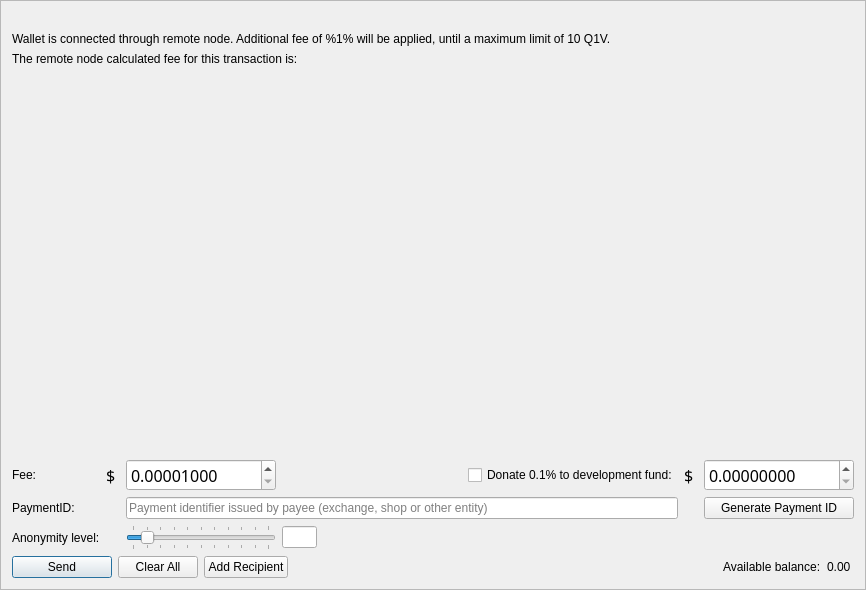
<?xml version="1.0" encoding="UTF-8"?>
<ui version="4.0">
 <class>SendFrame</class>
 <widget class="QFrame" name="SendFrame">
  <property name="geometry">
   <rect>
    <x>0</x>
    <y>0</y>
    <width>866</width>
    <height>590</height>
   </rect>
  </property>
  <property name="windowTitle">
   <string>Frame</string>
  </property>
  <property name="frameShape">
   <enum>QFrame::StyledPanel</enum>
  </property>
  <property name="frameShadow">
   <enum>QFrame::Raised</enum>
  </property>
  <layout class="QVBoxLayout" name="m_send_frame_main_layout">
   <item>
    <widget class="QScrollArea" name="m_transfersScrollarea">
     <property name="frameShape">
      <enum>QFrame::NoFrame</enum>
     </property>
     <property name="widgetResizable">
      <bool>true</bool>
     </property>
     <widget class="QWidget" name="scrollAreaWidgetContents">
      <property name="geometry">
       <rect>
        <x>0</x>
        <y>0</y>
        <width>846</width>
        <height>439</height>
       </rect>
      </property>
      <layout class="QVBoxLayout" name="m_send_frame_layout">
       <property name="leftMargin">
        <number>0</number>
       </property>
       <property name="topMargin">
        <number>0</number>
       </property>
       <property name="rightMargin">
        <number>0</number>
       </property>
       <property name="bottomMargin">
        <number>0</number>
       </property>
       <item>
        <layout class="QGridLayout" name="gridLayoutMessages">
         <item row="0" column="0" colspan="3">
          <widget class="QLabel" name="m_descriptionFromCounterParty">
           <property name="text">
            <string/>
           </property>
          </widget>
         </item>
         <item row="1" column="0" colspan="3">
          <widget class="QLabel" name="m_remote_label">
           <property name="font">
            <font>
             <weight>50</weight>
             <bold>false</bold>
            </font>
           </property>
           <property name="text">
            <string>Wallet is connected through remote node. Additional fee of %1% will be applied, until a maximum limit of 10 Q1V.</string>
           </property>
          </widget>
         </item>
         <item row="2" column="0">
          <widget class="QLabel" name="m_remote_fee_help">
           <property name="text">
            <string>The remote node calculated fee for this transaction is:</string>
           </property>
          </widget>
         </item>
         <item row="2" column="1">
          <widget class="QLabel" name="m_remote_fee_value">
           <property name="sizeHint" stdset="0">
            <size>
             <width>6</width>
             <height>14</height>
            </size>
           </property>
           <property name="text">
            <string notr="true"/>
           </property>
          </widget>
         </item>
        </layout>
       </item>
       <item>
        <spacer name="verticalSpacer">
         <property name="orientation">
          <enum>Qt::Vertical</enum>
         </property>
         <property name="sizeHint" stdset="0">
          <size>
           <width>20</width>
           <height>445</height>
          </size>
         </property>
        </spacer>
       </item>
      </layout>
     </widget>
    </widget>
   </item>
   <item>
    <layout class="QGridLayout" name="gridLayout">
     <property name="topMargin">
      <number>5</number>
     </property>
     <item row="5" column="3">
      <widget class="QLineEdit" name="m_mixinEdit">
       <property name="minimumSize">
        <size>
         <width>35</width>
         <height>0</height>
        </size>
       </property>
       <property name="maximumSize">
        <size>
         <width>30</width>
         <height>16777215</height>
        </size>
       </property>
       <property name="text">
        <string notr="true"/>
       </property>
       <property name="maxLength">
        <number>5</number>
       </property>
       <property name="alignment">
        <set>Qt::AlignCenter</set>
       </property>
       <property name="readOnly">
        <bool>true</bool>
       </property>
      </widget>
     </item>
     <item row="1" column="0">
      <widget class="QLabel" name="label">
       <property name="text">
        <string>Fee:</string>
       </property>
      </widget>
     </item>
     <item row="5" column="2">
      <widget class="QSlider" name="m_mixinSlider">
       <property name="maximumSize">
        <size>
         <width>150</width>
         <height>16777215</height>
        </size>
       </property>
       <property name="baseSize">
        <size>
         <width>200</width>
         <height>0</height>
        </size>
       </property>
       <property name="maximum">
        <number>10</number>
       </property>
       <property name="pageStep">
        <number>1</number>
       </property>
       <property name="value">
        <number>1</number>
       </property>
       <property name="sliderPosition">
        <number>1</number>
       </property>
       <property name="tracking">
        <bool>false</bool>
       </property>
       <property name="orientation">
        <enum>Qt::Horizontal</enum>
       </property>
       <property name="tickPosition">
        <enum>QSlider::TicksBothSides</enum>
       </property>
       <property name="tickInterval">
        <number>1</number>
       </property>
      </widget>
     </item>
     <item row="5" column="0">
      <widget class="QLabel" name="label_2">
       <property name="text">
        <string>Anonymity level:</string>
       </property>
      </widget>
     </item>
     <item row="1" column="4">
      <widget class="QCheckBox" name="donateCheckBox">
       <property name="text">
        <string>Donate 0.1% to development fund:</string>
       </property>
       <property name="checked">
        <bool>false</bool>
       </property>
      </widget>
     </item>
     <item row="3" column="0">
      <widget class="QLabel" name="label_6">
       <property name="text">
        <string>PaymentID:</string>
       </property>
      </widget>
     </item>
     <item row="3" column="2" colspan="3">
      <widget class="QLineEdit" name="m_paymentIdEdit">
       <property name="maxLength">
        <number>64</number>
       </property>
       <property name="placeholderText">
        <string>Payment identifier issued by payee (exchange, shop or other entity)</string>
       </property>
      </widget>
     </item>
     <item row="1" column="2">
      <widget class="QDoubleSpinBox" name="m_feeSpin">
       <property name="minimumSize">
        <size>
         <width>150</width>
         <height>0</height>
        </size>
       </property>
       <property name="baseSize">
        <size>
         <width>150</width>
         <height>0</height>
        </size>
       </property>
       <property name="font">
        <font>
         <family>quan-project</family>
         <pointsize>12</pointsize>
        </font>
       </property>
       <property name="cursor">
        <cursorShape>IBeamCursor</cursorShape>
       </property>
       <property name="locale">
        <locale language="English" country="UnitedStates"/>
       </property>
       <property name="suffix">
        <string/>
       </property>
       <property name="decimals">
        <number>8</number>
       </property>
       <property name="minimum">
        <double>0.000010000000000</double>
       </property>
       <property name="maximum">
        <double>10.000000000000000</double>
       </property>
       <property name="singleStep">
        <double>0.000010000000000</double>
       </property>
       <property name="value">
        <double>0.000010000000000</double>
       </property>
      </widget>
     </item>
     <item row="3" column="6">
      <widget class="QPushButton" name="m_generatePaymentIdButton">
       <property name="sizePolicy">
        <sizepolicy hsizetype="Preferred" vsizetype="Fixed">
         <horstretch>0</horstretch>
         <verstretch>0</verstretch>
        </sizepolicy>
       </property>
       <property name="maximumSize">
        <size>
         <width>200</width>
         <height>16777215</height>
        </size>
       </property>
       <property name="text">
        <string>Generate Payment ID</string>
       </property>
      </widget>
     </item>
     <item row="1" column="6">
      <widget class="QDoubleSpinBox" name="m_donateSpin">
       <property name="minimumSize">
        <size>
         <width>150</width>
         <height>0</height>
        </size>
       </property>
       <property name="maximumSize">
        <size>
         <width>16777215</width>
         <height>16777215</height>
        </size>
       </property>
       <property name="baseSize">
        <size>
         <width>150</width>
         <height>0</height>
        </size>
       </property>
       <property name="font">
        <font>
         <family>quan-project</family>
         <pointsize>12</pointsize>
        </font>
       </property>
       <property name="cursor">
        <cursorShape>IBeamCursor</cursorShape>
       </property>
       <property name="locale">
        <locale language="English" country="UnitedStates"/>
       </property>
       <property name="decimals">
        <number>8</number>
       </property>
       <property name="maximum">
        <double>10.000000000000000</double>
       </property>
       <property name="singleStep">
        <double>0.100000000000000</double>
       </property>
      </widget>
     </item>
     <item row="1" column="3">
      <spacer name="horizontalSpacer">
       <property name="orientation">
        <enum>Qt::Horizontal</enum>
       </property>
       <property name="sizeType">
        <enum>QSizePolicy::Expanding</enum>
       </property>
       <property name="sizeHint" stdset="0">
        <size>
         <width>100</width>
         <height>20</height>
        </size>
       </property>
      </spacer>
     </item>
     <item row="1" column="1">
      <widget class="QLabel" name="sendticker1">
       <property name="font">
        <font>
         <family>quan-project</family>
         <pointsize>12</pointsize>
        </font>
       </property>
       <property name="text">
        <string>$ </string>
       </property>
      </widget>
     </item>
     <item row="1" column="5">
      <widget class="QLabel" name="sendticker2">
       <property name="font">
        <font>
         <family>quan-project</family>
         <pointsize>12</pointsize>
        </font>
       </property>
       <property name="text">
        <string>$ </string>
       </property>
      </widget>
     </item>
    </layout>
   </item>
   <item>
    <layout class="QHBoxLayout" name="horizontalLayout">
     <item>
      <widget class="QPushButton" name="m_sendButton">
       <property name="minimumSize">
        <size>
         <width>100</width>
         <height>0</height>
        </size>
       </property>
       <property name="text">
        <string>Send</string>
       </property>
       <property name="icon">
        <iconset resource="../../resources.qrc">
         <normaloff>:/icons/btn-send</normaloff>:/icons/btn-send</iconset>
       </property>
       <property name="default">
        <bool>true</bool>
       </property>
      </widget>
     </item>
     <item>
      <widget class="QPushButton" name="m_clearAllButton">
       <property name="text">
        <string>Clear All</string>
       </property>
       <property name="icon">
        <iconset resource="../../resources.qrc">
         <normaloff>:/icons/remove</normaloff>:/icons/remove</iconset>
       </property>
      </widget>
     </item>
     <item>
      <widget class="QPushButton" name="m_addRecipientButton">
       <property name="text">
        <string>Add Recipient</string>
       </property>
       <property name="icon">
        <iconset resource="../../resources.qrc">
         <normaloff>:/icons/add_recepient</normaloff>:/icons/add_recepient</iconset>
       </property>
      </widget>
     </item>
     <item>
      <spacer name="horizontalSpacer_2">
       <property name="orientation">
        <enum>Qt::Horizontal</enum>
       </property>
       <property name="sizeHint" stdset="0">
        <size>
         <width>40</width>
         <height>20</height>
        </size>
       </property>
      </spacer>
     </item>
     <item>
      <widget class="QLabel" name="label_4">
       <property name="text">
        <string>Available balance:</string>
       </property>
      </widget>
     </item>
     <item>
      <widget class="QLabel" name="m_balanceLabel">
       <property name="text">
        <string notr="true">0.00 </string>
       </property>
      </widget>
     </item>
    </layout>
   </item>
  </layout>
 </widget>
 <tabstops>
  <tabstop>m_feeSpin</tabstop>
  <tabstop>donateCheckBox</tabstop>
  <tabstop>m_donateSpin</tabstop>
  <tabstop>m_paymentIdEdit</tabstop>
  <tabstop>m_mixinSlider</tabstop>
  <tabstop>m_mixinEdit</tabstop>
  <tabstop>m_sendButton</tabstop>
  <tabstop>m_clearAllButton</tabstop>
  <tabstop>m_addRecipientButton</tabstop>
  <tabstop>m_transfersScrollarea</tabstop>
 </tabstops>
 <resources>
  <include location="../../resources.qrc"/>
 </resources>
 <connections>
  <connection>
   <sender>m_addRecipientButton</sender>
   <signal>clicked()</signal>
   <receiver>SendFrame</receiver>
   <slot>addRecipientClicked()</slot>
   <hints>
    <hint type="sourcelabel">
     <x>282</x>
     <y>561</y>
    </hint>
    <hint type="destinationlabel">
     <x>432</x>
     <y>294</y>
    </hint>
   </hints>
  </connection>
  <connection>
   <sender>m_clearAllButton</sender>
   <signal>clicked()</signal>
   <receiver>SendFrame</receiver>
   <slot>clearAllClicked()</slot>
   <hints>
    <hint type="sourcelabel">
     <x>154</x>
     <y>561</y>
    </hint>
    <hint type="destinationlabel">
     <x>432</x>
     <y>294</y>
    </hint>
   </hints>
  </connection>
  <connection>
   <sender>m_sendButton</sender>
   <signal>clicked()</signal>
   <receiver>SendFrame</receiver>
   <slot>sendClicked()</slot>
   <hints>
    <hint type="sourcelabel">
     <x>53</x>
     <y>561</y>
    </hint>
    <hint type="destinationlabel">
     <x>432</x>
     <y>294</y>
    </hint>
   </hints>
  </connection>
  <connection>
   <sender>m_mixinSlider</sender>
   <signal>valueChanged(int)</signal>
   <receiver>SendFrame</receiver>
   <slot>mixinValueChanged(int)</slot>
   <hints>
    <hint type="sourcelabel">
     <x>221</x>
     <y>520</y>
    </hint>
    <hint type="destinationlabel">
     <x>432</x>
     <y>294</y>
    </hint>
   </hints>
  </connection>
  <connection>
   <sender>m_generatePaymentIdButton</sender>
   <signal>clicked()</signal>
   <receiver>SendFrame</receiver>
   <slot>generatePaymentIdClicked()</slot>
   <hints>
    <hint type="sourcelabel">
     <x>748</x>
     <y>497</y>
    </hint>
    <hint type="destinationlabel">
     <x>432</x>
     <y>294</y>
    </hint>
   </hints>
  </connection>
 </connections>
 <slots>
  <slot>sendClicked()</slot>
  <slot>clearAllClicked()</slot>
  <slot>addRecipientClicked()</slot>
  <slot>mixinValueChanged(int)</slot>
 </slots>
</ui>
